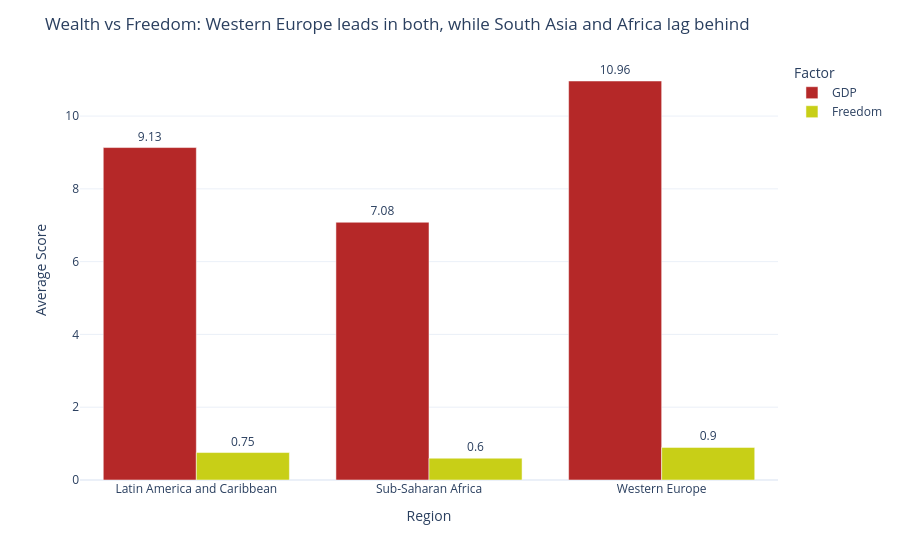

The notebook cell saved with this chart:
### Code cell
import pandas as pd
import plotly.express as px

df.columns = df.columns.str.strip()
regions = [
    'Western Europe',
    'Latin America and Caribbean',
    'Eastern Asia',
    'Sub-Saharan Africa',
    'Southern Asia'
]
filtered = df[df['Region'].isin(regions)]
agg = (filtered.groupby('Region')[['GDP', 'Freedom']]
       .mean()
       .reset_index())
melted = agg.melt(
    id_vars='Region',
    value_vars=['GDP', 'Freedom'],
    var_name='Factor',
    value_name='Value'
)


fig = px.bar(
    melted,
    x='Region',
    y='Value',
    color='Factor',
    barmode='group',
    text=melted['Value'].round(2),
    color_discrete_map={
        'GDP': '#b52828',
        'Freedom': '#c8cf17'
    }
)

fig.update_layout(
    title="Wealth vs Freedom: Western Europe leads in both, while South Asia and Africa lag behind",
    xaxis_title="Region",
    yaxis_title="Average Score",
    template="plotly_white"
)
fig.update_traces(textposition='outside', cliponaxis=False)

### Figure 1 — Plotly figure (JSON) as saved in the notebook; plotly's stock layout.template omitted (floating-point values rounded to 4 significant figures)
{"data": [{"alignmentgroup": "True", "cliponaxis": false, "hovertemplate": "Factor=GDP<br>Region=%{x}<br>Value=%{y}<br>text=%{text}<extra></extra>", "legendgroup": "GDP", "marker": {"color": "#b52828", "pattern": {"shape": ""}}, "name": "GDP", "offsetgroup": "GDP", "orientation": "v", "showlegend": true, "text": [9.13, 7.08, 10.96], "textposition": "outside", "type": "bar", "x": ["Latin America and Caribbean", "Sub-Saharan Africa", "Western Europe"], "xaxis": "x", "y": [9.135, 7.082, 10.96], "yaxis": "y"}, {"alignmentgroup": "True", "cliponaxis": false, "hovertemplate": "Factor=Freedom<br>Region=%{x}<br>Value=%{y}<br>text=%{text}<extra></extra>", "legendgroup": "Freedom", "marker": {"color": "#c8cf17", "pattern": {"shape": ""}}, "name": "Freedom", "offsetgroup": "Freedom", "orientation": "v", "showlegend": true, "text": [0.75, 0.6, 0.9], "textposition": "outside", "type": "bar", "x": ["Latin America and Caribbean", "Sub-Saharan Africa", "Western Europe"], "xaxis": "x", "y": [0.7542, 0.5994, 0.8961], "yaxis": "y"}], "layout": {"barmode": "group", "legend": {"title": {"text": "Factor"}, "tracegroupgap": 0}, "margin": {"t": 60}, "title": {"text": "Wealth vs Freedom: Western Europe leads in both, while South Asia and Africa lag behind"}, "xaxis": {"anchor": "y", "domain": [0, 1], "title": {"text": "Region"}}, "yaxis": {"anchor": "x", "domain": [0, 1], "title": {"text": "Average Score"}}}}
